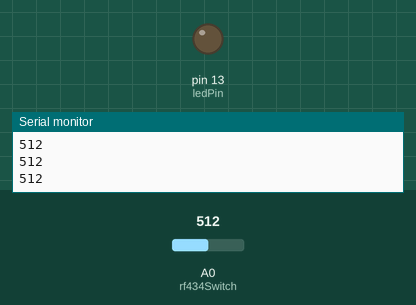
Bench run of a sketch on a simulated Arduino Uno, built with avr-gcc and run on an emulated ATmega328P. On the bench: output pins drawn as LEDs (lit = HIGH), the last lines printed to the serial monitor. The test bench sets the inputs (shaded band); at power-on: A0 (rf434Switch) = 512.

Above: at 1.2 s.
1.3 s: A0 (rf434Switch) set to 54
2.8 s: A0 (rf434Switch) set to 47
At 4.0 s:
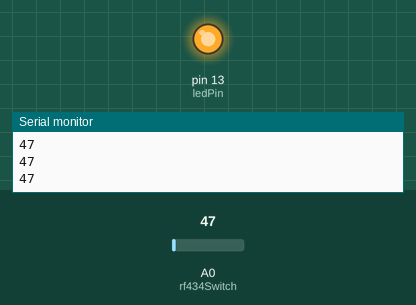
4.3 s: A0 (rf434Switch) set to 80
At 5.4 s:
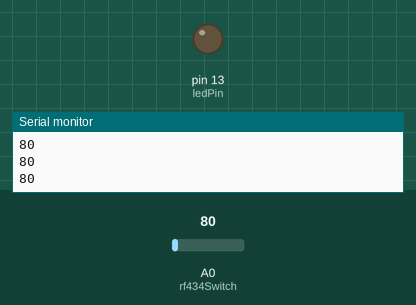
5.8 s: A0 (rf434Switch) set to 40
At 6.6 s:
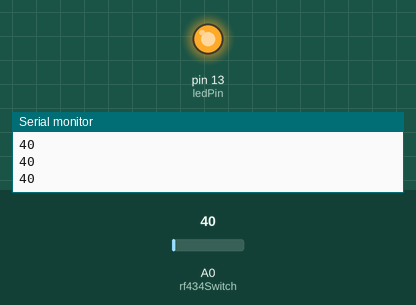
Timing chart, 0 to 8.3 s (numbered marks = the images above; inputs shaded):
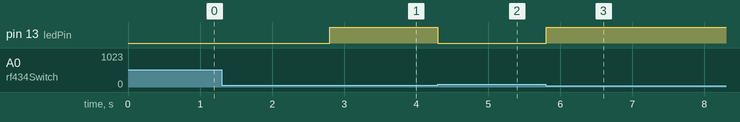

Measured:
- the behaviour switches between 50 and 49 on A0 (rf434Switch) (found by bisection; images 0 and 1)
- after the input at 2.8 s, pin 13 (ledPin): LOW → HIGH at once
- after the input at 4.3 s, pin 13 (ledPin): HIGH → LOW at once
- after the input at 5.8 s, pin 13 (ledPin): LOW → HIGH at once

The sketch:

rfAnalog.ino
```cpp
/*
  RF Blink - Receiver sketch
     Written by ScottC 17 Jun 2014
     Arduino IDE version 1.0.5
     Website: http://arduinobasics.blogspot.com
     Receiver: XY-MK-5V
     Description: A simple sketch used to test RF transmission/receiver.
 ------------------------------------------------------------- */

 #define rf434Switch A0  //RF Receiver pin = Analog pin 0
 #define rf315Switch A1  //RF Receiver pin = Analog pin 1
 #define ledPin 13        //Onboard LED = digital pin 13

 const unsigned int upperThreshold = 70;  //upper threshold value
 const unsigned int lowerThreshold = 50;  //lower threshold value

 void setup(){
   pinMode(ledPin, OUTPUT);
   Serial.begin(9600);
 }

 void loop(){
  thresholdCheck(analogRead(rf434Switch));
 // thresholdCheck(analogRead(rf315Switch));

 }

 void thresholdCheck(unsigned int data)
 {
    if(data>upperThreshold)
    {
     digitalWrite(ledPin, LOW);   //If a LOW signal is received, turn LED OFF
     Serial.println(data);
   }

   if(data<lowerThreshold)
   {
     digitalWrite(ledPin, HIGH);   //If a HIGH signal is received, turn LED ON
     Serial.println(data);
   }
 }
```
